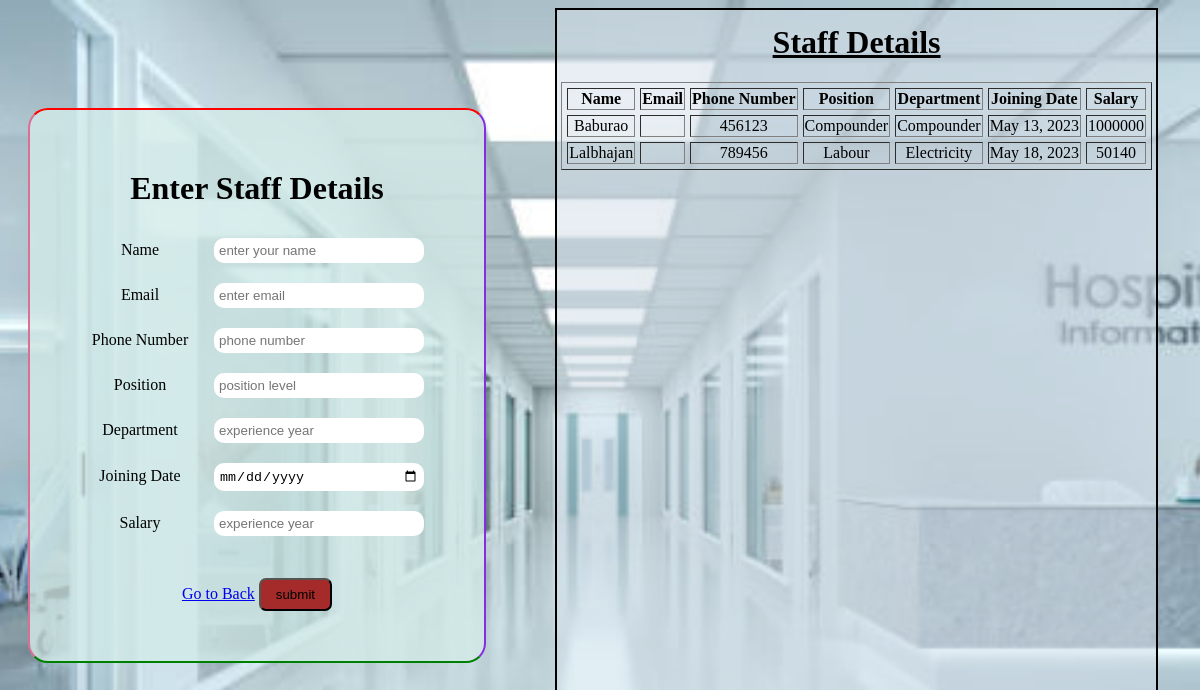
/staff_page/, run on the app's committed database.
### app/models.py (models this page shows)
class staff_model(models.Model):
      staff_name=models.CharField(max_length=40)
      staff_email=models.EmailField(max_length=40)
      staff_phone=models.PositiveIntegerField()
      staff_role=models.CharField(max_length=40)
      staff_department=models.CharField(max_length=40)
      staff_hire=models.DateField()
      staff_salary=models.CharField(max_length=50)

### app/views.py (the view, shortened to what this page needs)
# urls.py: path('staff_page/',staff_page.as_view(),name="staff_url" ),
class staff_page(View):
    def get(sefl,request):
        data=staff_model.objects.all()
        context={"data":data}
        return render(request,"staff_page.html",context)

### app/templates/staff_page.html (shortened to what this page needs)
<!DOCTYPE html>
{% load static %}
<html lang="en">
<head>
</head>
<body>
<div class="container">
        <div class="left">
            <form method="POST">
            <h1>Enter Staff Details</h1>
            <label for="">Name</label>
            <input type="text" name="name_form" placeholder="enter your name"><br>
            <label for="">Email</label>
            <input type="email" name="email_form" placeholder="enter email"><br>
            <label for="">Phone Number</label>
            <input type="text" name="number_form" placeholder="phone number"><br>
            <label for="">Position</label>
            <input type="text" name="position_form" placeholder="position level"><br>
            <label for="">Department</label>
            <input type="text" name="department_form" placeholder="experience year"><br>
            <label for="">Joining Date</label>
            <input type="date" pattern="\d{4}-\d{2}-\d{2}" name="joining_form" placeholder="experience year"><br>
            <label for="">Salary</label>
            <input type="number" name="salary_form" placeholder="experience year"><br>
            <a href="{% url 'homepage' %}">Go to Back</a>
            <button type="submit">submit</button>
            </form>
        </div>
        <div class="right">
            <h1><u> Staff Details</u></h1>
            <table border=1 cellspacing="5">
                <tr>
                    <th>Name</th>
                    <th>Email</th>
                    <th>Phone Number</th>
                    <th>Position</th>
                    <th>Department</th>
                    <th>Joining Date</th>
                    <th>Salary</th>
                </tr>
                {% for i in data %}
                <tr>
                    <td>{{i.staff_name}}</td>
                    <td>{{i.doc_education}}</td>
                    <td>{{i.staff_phone}}</td>
                    <td>{{i.staff_role}}</td>
                    <td>{{i.staff_department}}</td>
                    <td>{{i.staff_hire}}</td>
                    <td>{{i.staff_salary}}</td>
                </tr>
                {% endfor %}
            </table>
        </div>
    </div>
</body>
</html>

### data on the page
staff_model: staff_name "Baburao", staff_phone "456123", staff_role "Compounder", staff_department "Compounder", staff_hire "May 13, 2023", staff_salary "1000000"
staff_model: staff_name "Lalbhajan", staff_phone "789456", staff_role "Labour", staff_department "Electricity", staff_hire "May 18, 2023", staff_salary "50140"
